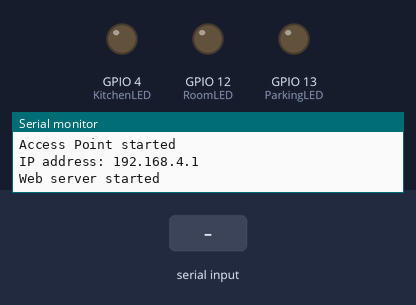
Bench run of a sketch on a simulated ESP32. Parts: output pins drawn as LEDs (lit = HIGH), the last lines printed to the serial monitor. The test bench sets the inputs (shaded band).

Above: at 1.2 s.
1.3 s: "A" received over Serial
At 3.3 s:
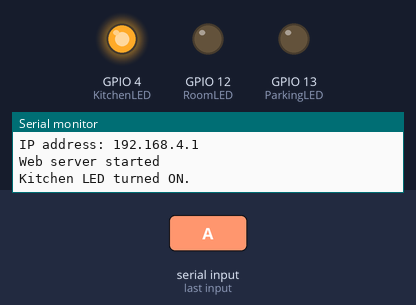
3.8 s: "C" received over Serial
At 5.2 s:
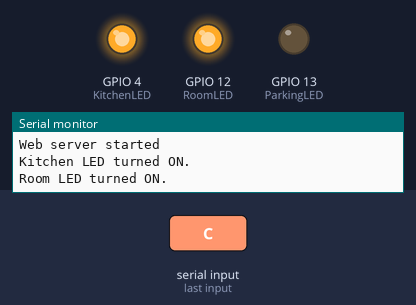
6.3 s: "B" received over Serial
At 8.2 s:
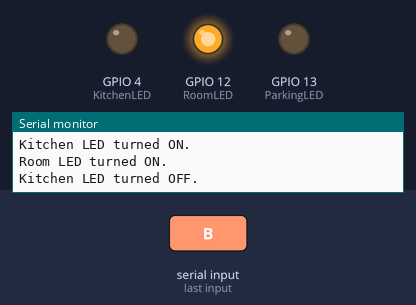
8.8 s: "E" received over Serial
At 10.2 s:
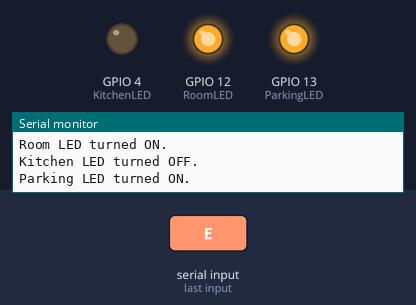
11.3 s: "D" received over Serial
At 13.3 s:
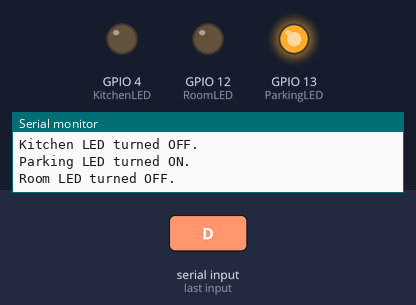
13.8 s: "A" received over Serial
At 15.2 s:
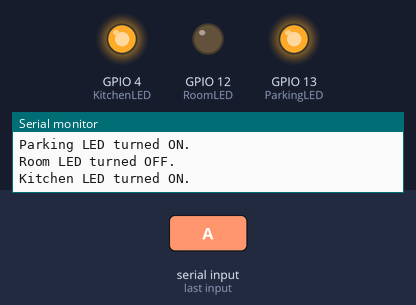
Timing chart, 0 to 16.8 s (numbered marks = the images above; inputs shaded):
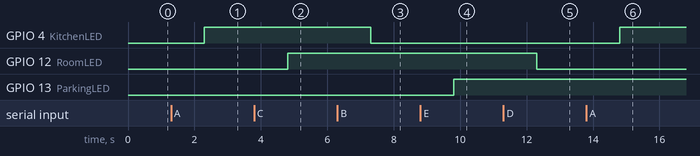

The sketch:

IoTProject.ino
```cpp
#include <WiFi.h>
#include <WebServer.h>

const char* ssid = "ESP32_AP";
const char* password = "12345678";

WebServer server(80);
#define KitchenLED 4
#define RoomLED 12
#define ParkingLED 13

const char* formHTML = R"rawliteral(
<!DOCTYPE html>
<html>
<head>
  <title>ESP32 LED Control</title>
  <style>
    body {
      font-family: Arial, sans-serif;
      background: url('https://png.pngtree.com/thumb_back/fh260/background/20230707/pngtree-d-rendering-of-iot-devices-and-network-connection-in-the-internet-image_3766498.jpg')) no-repeat center center fixed;
      background-size: cover;
      color: white;
      text-align: center;
      padding: 50px 0;
    }
    h2 {
      font-size: 2em;
      margin-bottom: 20px;
    }
    form {
      background-color: rgba(0, 0, 0, 0.6);
      padding: 30px;
      border-radius: 10px;
      display: inline-block;
    }
    label {
      font-size: 1.2em;
      margin-bottom: 10px;
    }
    input[type='text'] {
      padding: 10px;
      font-size: 1.2em;
      width: 300px;
      margin-bottom: 20px;
      border: none;
      border-radius: 5px;
      background-color: #f0f0f0;
    }
    input[type='submit'] {
      padding: 12px 30px;
      font-size: 1.2em;
      background-color: #4CAF50;
      color: white;
      border: none;
      border-radius: 5px;
      cursor: pointer;
    }
    input[type='submit']:hover {
      background-color: #45a049;
    }
  </style>
</head>
<body>
  <h2>ESP32 Data Form</h2>
  <form action="/submit" method="post">
    <label for="data">Enter data:</label><br><br>
    <input type="text" id="data" name="data" required><br><br>
    <input type="submit" value="Submit">
  </form>
</body>
</html>
)rawliteral";

void handleRoot() {
  server.send(200, "text/html", formHTML);
}

void handleSubmit() {
  if (server.method() == HTTP_POST) {
    if (server.hasArg("data")) {
      String data = server.arg("data");

      Serial.println(data);

      server.send(200, "text/html", "<h2>Data received: " + data + "</h2><a href='/'>Go back</a>");
    } else {
      server.send(400, "text/plain", "Bad Request: Missing 'data'");
    }
  } else {
    server.send(405, "text/plain", "Method Not Allowed");
  }
}

void blinkLED(int delayTime, int times) {
  for (int i = 0; i < times; i++) {
    digitalWrite(KitchenLED, HIGH);
    delay(delayTime);
    digitalWrite(KitchenLED, LOW);
    delay(delayTime);
  }
}

void setup() {
  Serial.begin(115200);
  pinMode(KitchenLED, OUTPUT);
  pinMode(RoomLED, OUTPUT);
  pinMode(ParkingLED, OUTPUT);

  digitalWrite(KitchenLED, LOW);
  digitalWrite(RoomLED, LOW);
  digitalWrite(ParkingLED, LOW);


  WiFi.softAP(ssid, password);
  Serial.println("Access Point started");
  Serial.print("IP address: ");
  Serial.println(WiFi.softAPIP());

  server.on("/", handleRoot);
  server.on("/submit", handleSubmit);

  server.begin();
  Serial.println("Web server started");
}

void loop() {
  server.handleClient();

  if (Serial.available()) {
    String data = Serial.readString();

    for (int i = 0; i < data.length(); i++) {
      char response = data.charAt(i);

      if (response == 'A') {
        digitalWrite(KitchenLED, HIGH);
        Serial.println("Kitchen LED turned ON.");
      }
      else if (response == 'B') {
        digitalWrite(KitchenLED, LOW);
        Serial.println("Kitchen LED turned OFF.");
      }
      else if (response == 'C') {
        digitalWrite(RoomLED, HIGH);
        Serial.println("Room LED turned ON.");
      }
      else if (response == 'D') {
        digitalWrite(RoomLED, LOW);
        Serial.println("Room LED turned OFF.");
      }
      else if (response == 'E') {
        digitalWrite(ParkingLED, HIGH);
        Serial.println("Parking LED turned ON.");
      }
      else if (response == 'F') {
        digitalWrite(ParkingLED, LOW);
        Serial.println("Parking LED turned OFF.");
      }
      else {
        Serial.println("⚠️ Invalid command received.");
      }
    }
}
}
```

Measured:
- after the input at 1.3 s, GPIO 4 (KitchenLED): LOW → HIGH after 1.0 s
- after the input at 3.8 s, GPIO 12 (RoomLED): LOW → HIGH after 1.0 s
- after the input at 6.3 s, GPIO 4 (KitchenLED): HIGH → LOW after 1.0 s
- after the input at 8.8 s, GPIO 13 (ParkingLED): LOW → HIGH after 1.0 s
- after the input at 11.3 s, GPIO 12 (RoomLED): HIGH → LOW after 1.0 s
- after the input at 13.8 s, GPIO 4 (KitchenLED): LOW → HIGH after 1.0 s
